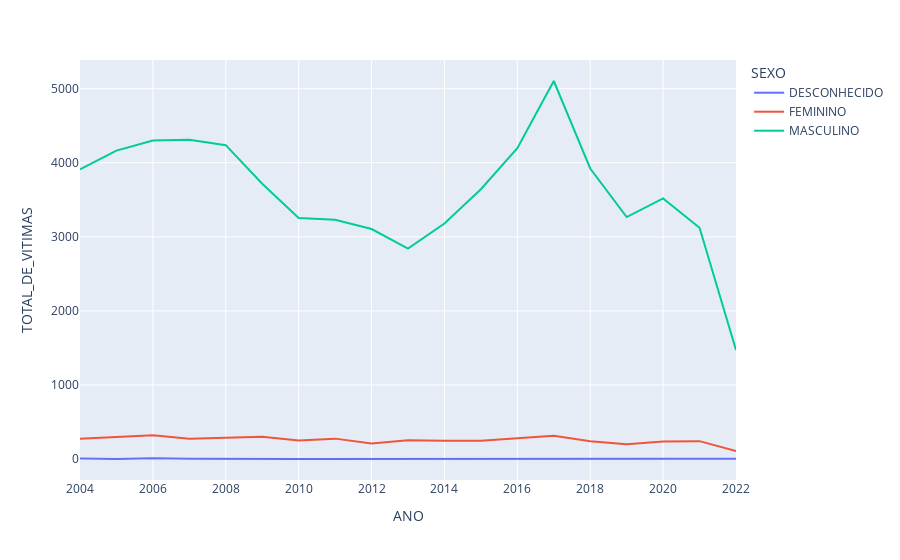

The notebook cell saved with this chart:
### Code cell
fig = px.line(cvli_ano, x = "ANO", y = "TOTAL_DE_VITIMAS", color="SEXO")
fig.show()

### Figure 1 — Plotly figure (JSON) as saved in the notebook; plotly's stock layout.template omitted (floating-point values rounded to 4 significant figures)
{"data": [{"hovertemplate": "SEXO=DESCONHECIDO<br>ANO=%{x}<br>TOTAL_DE_VITIMAS=%{y}<extra></extra>", "legendgroup": "DESCONHECIDO", "line": {"color": "#636efa", "dash": "solid"}, "marker": {"symbol": "circle"}, "mode": "lines", "name": "DESCONHECIDO", "orientation": "v", "showlegend": true, "type": "scatter", "x": [2004, 2005, 2006, 2007, 2010, 2012, 2013, 2014, 2016, 2017, 2018, 2019, 2020, 2021, 2022], "xaxis": "x", "y": [7, 1, 12, 4, 2, 4, 6, 6, 2, 10, 8, 3, 4, 4, 3], "yaxis": "y"}, {"hovertemplate": "SEXO=FEMININO<br>ANO=%{x}<br>TOTAL_DE_VITIMAS=%{y}<extra></extra>", "legendgroup": "FEMININO", "line": {"color": "#EF553B", "dash": "solid"}, "marker": {"symbol": "circle"}, "mode": "lines", "name": "FEMININO", "orientation": "v", "showlegend": true, "type": "scatter", "x": [2004, 2005, 2006, 2007, 2008, 2009, 2010, 2011, 2012, 2013, 2014, 2015, 2016, 2017, 2018, 2019, 2020, 2021, 2022], "xaxis": "x", "y": [273, 293, 321, 276, 290, 300, 252, 276, 211, 253, 249, 246, 281, 314, 242, 199, 237, 242, 110], "yaxis": "y"}, {"hovertemplate": "SEXO=MASCULINO<br>ANO=%{x}<br>TOTAL_DE_VITIMAS=%{y}<extra></extra>", "legendgroup": "MASCULINO", "line": {"color": "#00cc96", "dash": "solid"}, "marker": {"symbol": "circle"}, "mode": "lines", "name": "MASCULINO", "orientation": "v", "showlegend": true, "type": "scatter", "x": [2004, 2005, 2006, 2007, 2008, 2009, 2010, 2011, 2012, 2013, 2014, 2015, 2016, 2017, 2018, 2019, 2020, 2021, 2022], "xaxis": "x", "y": [3912, 4164, 4301, 4311, 4238, 3718, 3255, 3231, 3106, 2841, 3179, 3643, 4197, 5104, 3923, 3267, 3519, 3122, 1473], "yaxis": "y"}], "layout": {"legend": {"title": {"text": "SEXO"}, "tracegroupgap": 0}, "margin": {"t": 60}, "xaxis": {"anchor": "y", "domain": [0, 1], "title": {"text": "ANO"}}, "yaxis": {"anchor": "x", "domain": [0, 1], "title": {"text": "TOTAL_DE_VITIMAS"}}}}
